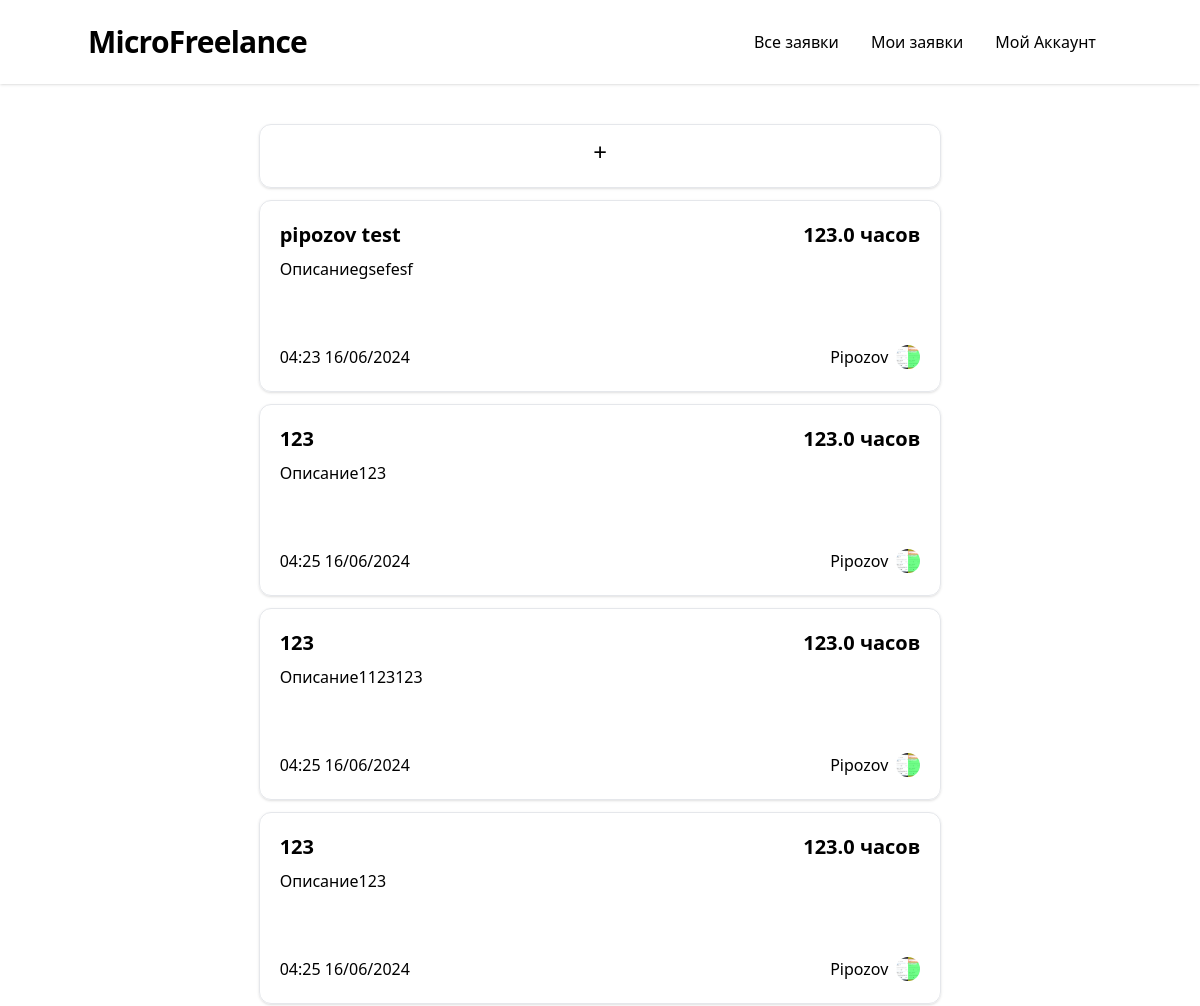
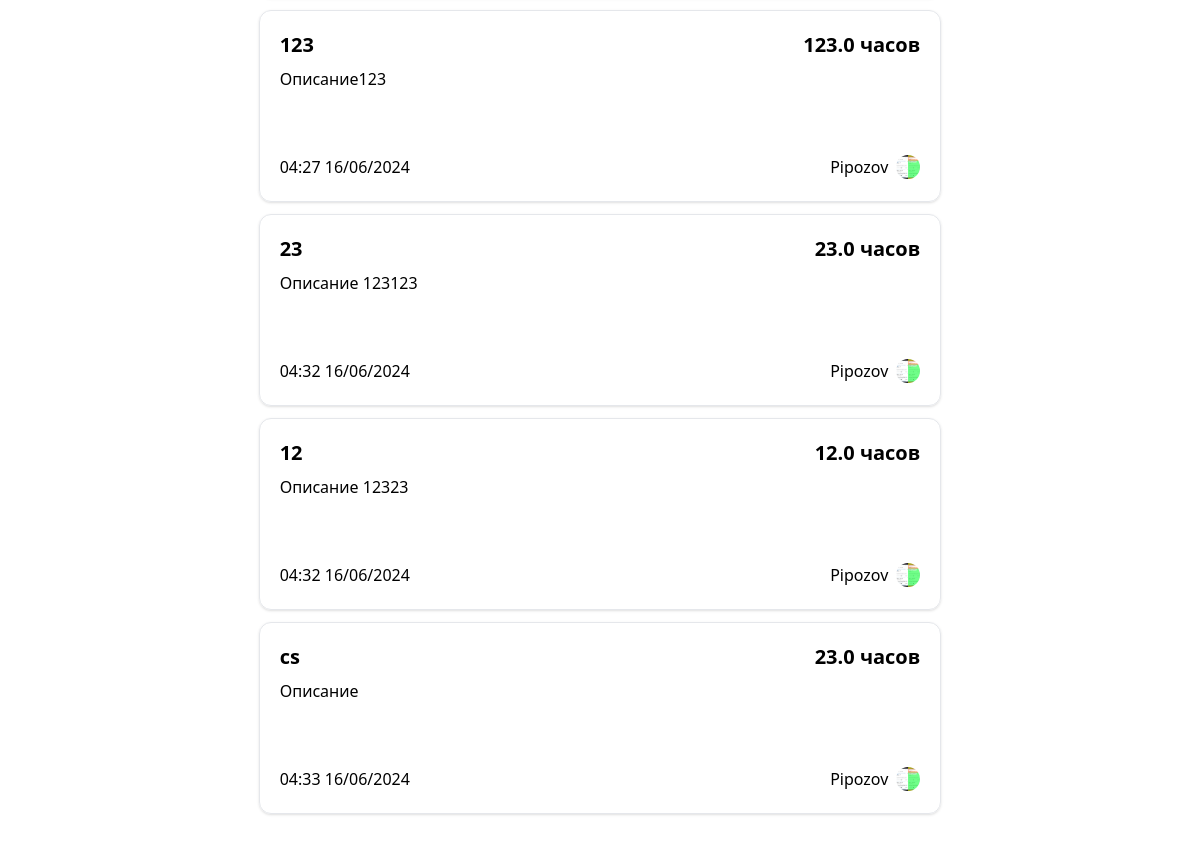
Page /my-tasks (signed in) on the committed database (2 pictures, top to bottom).
### models.py (models this page shows, shortened)
class Post(db.Model):
    __table_name__ = "posts"
    id: Mapped[int]                         = mapped_column(primary_key=True)
    title: Mapped[str]                      = mapped_column(String(64))
    data: Mapped[str]                       = mapped_column(String(256))
    data_text: Mapped[str]                  = mapped_column(String(256))
    coast: Mapped[str]                      = mapped_column(String(64))
    currency: Mapped[str]                   = mapped_column(String(64))
    author_id: Mapped[int]                  = mapped_column(ForeignKey(User.id))
    create_date: Mapped[str]                = mapped_column(String(64))
    update_date: Mapped[str]                = mapped_column(String(64))
    author: Mapped["User"] = relationship()

class User(UserMixin, db.Model):
    __table_name__ = "users"
    id: Mapped[int]                         = mapped_column(primary_key=True)
    login: Mapped[str]                      = mapped_column(String(64), index=True, unique=True)
    password_hash: Mapped[Optional[str]]    = mapped_column(String(256))
    name: Mapped[Optional[str]]             = mapped_column(String(64))
    aboutme: Mapped[Optional[str]]          = mapped_column(String(256))

### routes.py (the view)
@app.route('/')
@app.route('/index')
@app.route('/my-tasks/<filter>')
@app.route('/my-tasks/')
@app.route('/my-tasks')
def my_tasks(filter = None):
    buff = fish.tasks
    if filter == 'from-me':
        buff = [buff[0]]
    return render_template('my_tasks.html', tasks = db.session.scalars( sa.select(Post).where(Post.author_id == current_user.id) ), me = fish.me)

### models.py (called while the page is built)
@login.user_loader
def load_user(id):
  return db.session.get(User, int(id))

### templates/my_tasks.html
{% extends 'base/base.html' %}
{% block content %}
<div class="divide-y sm:divide-y-0 mt-5 border-t sm:border-t-0">
        <a href="/create-post" style="display: block;">
        <div class="sm:shadow sm:border sm:mb-3 sm:w-4/6 mx-auto p-5 sm:rounded-xl cursor-pointer h-16 py-2 w-64">
            <div class="bg-white h-full rounded-xl text-center justify-center grid w-full content-center">
                <span class="text-2xl mb-2 text-black">+</span>
            </div>
        </div>
    </a>
    {% for task in tasks %}
        <a href="/post/{{ task.id }}" style="display: block;">
            <div class="sm:shadow sm:border sm:mb-3 sm:w-4/6 mx-auto p-5 sm:rounded-xl h-48 cursor-pointer">
                <div class="flex">
                    <p class="font-semibold text-xl grow"> {{ task.title }} </p>
                    <p class="font-semibold text-xl shrink-0">{{ task.coast }} {{ task.currency }}</p>
                </div>
                <p class="h-20 overflow-hidden whitespace-pre-wrap mt-2">{{ task.data_text[:50] }} </p>
                <div class="flex mt-2">
                    <p class="grow"> {{ task.create_date }} </p>
                    <div class="shrink-0 flex">
                        <p class="shrink-0 mr-2">{{ task.author.name }}</p>
                        <img class="size-6 rounded-full ml" src="{{ url_for('static', filename='avatars/' + task.author.login + '.webp') }}">
                    </div>
                </div>
            </div>
        </a>
    {% endfor %}
</div>
{% endblock %}

### static/compile.css (style rules this page uses)
html, :host { line-height: 1.5; -webkit-text-size-adjust: 100%; -moz-tab-size: 4; -o-tab-size: 4; tab-size: 4; font-family: ui-sans-serif, system-ui, sans-serif, "Apple Color Emoji", "Segoe UI Emoji", "Segoe UI Symbol", "Noto Color Emoji"; font-feature-settings: normal; font-variation-settings: normal; -webkit-tap-highlight-color: transparent; }
body { margin: 0; line-height: inherit; }
a { color: inherit; text-decoration: inherit; }
blockquote, dl, dd, h1, h2, h3, h4, h5, h6, hr, figure, p, pre { margin: 0; }
img, svg, video, canvas, audio, iframe, embed, object { display: block; vertical-align: middle; }
img, video { max-width: 100%; height: auto; }
.mx-auto { margin-left: auto; margin-right: auto; }
.mb-2 { margin-bottom: 0.5rem; }
.mr-2 { margin-right: 0.5rem; }
.mt-2 { margin-top: 0.5rem; }
.mt-5 { margin-top: 1.25rem; }
.flex { display: flex; }
.grid { display: grid; }
.size-6 { width: 1.5rem; height: 1.5rem; }
.h-16 { height: 4rem; }
.h-20 { height: 5rem; }
.h-48 { height: 12rem; }
.h-full { height: 100%; }
.w-64 { width: 16rem; }
.w-full { width: 100%; }
.shrink-0 { flex-shrink: 0; }
.grow { flex-grow: 1; }
.cursor-pointer { cursor: pointer; }
.content-center { align-content: center; }
.justify-center { justify-content: center; }
.divide-y > :not([hidden]) ~ :not([hidden]) { --tw-divide-y-reverse: 0; border-top-width: calc(1px * calc(1 - var(--tw-divide-y-reverse))); border-bottom-width: calc(1px * var(--tw-divide-y-reverse)); }
.overflow-hidden { overflow: hidden; }
.whitespace-pre-wrap { white-space: pre-wrap; }
.rounded-full { border-radius: 9999px; }
.rounded-xl { border-radius: 0.75rem; }
.border-t { border-top-width: 1px; }
.bg-white { --tw-bg-opacity: 1; background-color: rgb(255 255 255 / var(--tw-bg-opacity)); }
.p-5 { padding: 1.25rem; }
.py-2 { padding-top: 0.5rem; padding-bottom: 0.5rem; }
.text-center { text-align: center; }
.text-2xl { font-size: 1.5rem; line-height: 2rem; }
.text-xl { font-size: 1.25rem; line-height: 1.75rem; }
.font-semibold { font-weight: 600; }
.text-black { --tw-text-opacity: 1; color: rgb(0 0 0 / var(--tw-text-opacity)); }
@media (min-width: 640px) { .sm\:mb-3 { margin-bottom: 0.75rem; } }
@media (min-width: 640px) { .sm\:w-4\/6 { width: 66.666667%; } }
@media (min-width: 640px) { .sm\:divide-y-0 > :not([hidden]) ~ :not([hidden]) { --tw-divide-y-reverse: 0; border-top-width: calc(0px * calc(1 - var(--tw-divide-y-reverse))); border-bottom-width: calc(0px * var(--tw-divide-y-reverse)); } }
@media (min-width: 640px) { .sm\:rounded-xl { border-radius: 0.75rem; } }
@media (min-width: 640px) { .sm\:border { border-width: 1px; } }
@media (min-width: 640px) { .sm\:border-t-0 { border-top-width: 0px; } }
@media (min-width: 640px) { .sm\:shadow { --tw-shadow: 0 1px 3px 0 rgb(0 0 0 / 0.1), 0 1px 2px -1px rgb(0 0 0 / 0.1); --tw-shadow-colored: 0 1px 3px 0 var(--tw-shadow-color), 0 1px 2px -1px var(--tw-shadow-color); box-shadow: var(--tw-ring-offset-shadow, 0 0 #0000), var(--tw-ring-shadow, 0 0 #0000), var(--tw-shadow); } }

### rows in the picture
Post: title "pipozov test", coast "123.0", currency "часов", data_text "Описаниеgsefesf", create_date "04:23 16/06/2024", author.name "Pipozov", login (picture)
Post: title "123", coast "123.0", currency "часов", data_text "Описание123", create_date "04:25 16/06/2024", author.name "Pipozov", login (picture)
Post: title "123", coast "123.0", currency "часов", data_text "Описание1123123", create_date "04:25 16/06/2024", author.name "Pipozov", login (picture)
Post: title "123", coast "123.0", currency "часов", data_text "Описание123", create_date "04:25 16/06/2024", author.name "Pipozov", login (picture)
Post: title "123", coast "123.0", currency "часов", data_text "Описание123", create_date "04:27 16/06/2024", author.name "Pipozov", login (picture)
Post: title "23", coast "23.0", currency "часов", data_text "Описание 123123", create_date "04:32 16/06/2024", author.name "Pipozov", login (picture)
Post: title "12", coast "12.0", currency "часов", data_text "Описание 12323", create_date "04:32 16/06/2024", author.name "Pipozov", login (picture)
Post: title "cs", coast "23.0", currency "часов", data_text "Описание", create_date "04:33 16/06/2024", author.name "Pipozov", login (picture)
